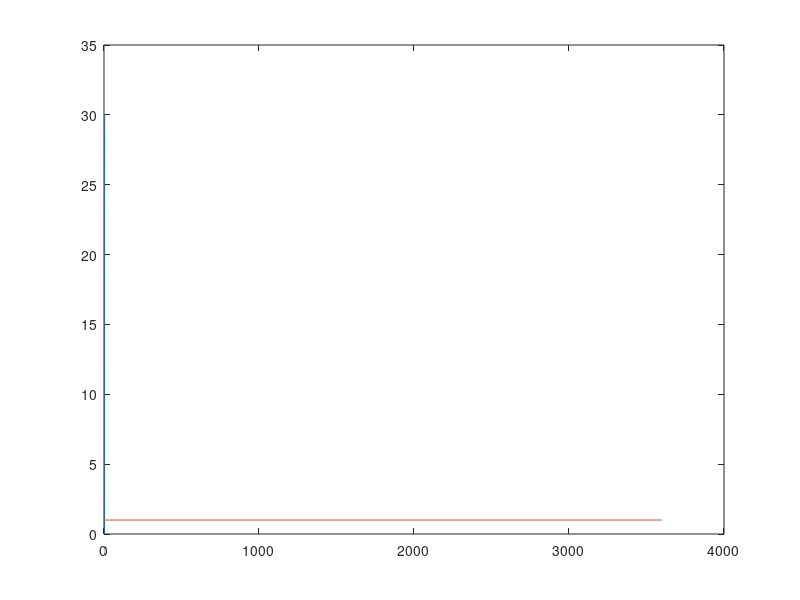

Reproduce this figure in MATLAB.
%data=RemoteArray(:,4:5);
%M = data;

testdata = [4847.073, 146.266; 4992.748, 144.844; 5136.899, 143.688; 5280.325, 143.156; 5452.985, 142.032];
M = testdata;

A = M(1:end-1,1); %Previous phase
B = M(2:end  ,1); %Current phase
C = M(1:end-1,2); %Previous rate
D = M(2:end  ,2); %Current rate
%Y = A+(D+C/2)*1; %I think you more need brackets here, replace with Y = A +((D+C)/2)*1;
Y = A +((D+C)/2)*1; %Prediction
%Z2 = Y-B; %Use absolute value here, replace with Z2 = abs(Y - B);
Z2 = abs(Y - B); %Absolute difference
plot(Z2) %Plot absolute difference
%yline(1); %Plot a horizontal line representing the threshold
hold on
plot([0, 3600], [1, 1]);